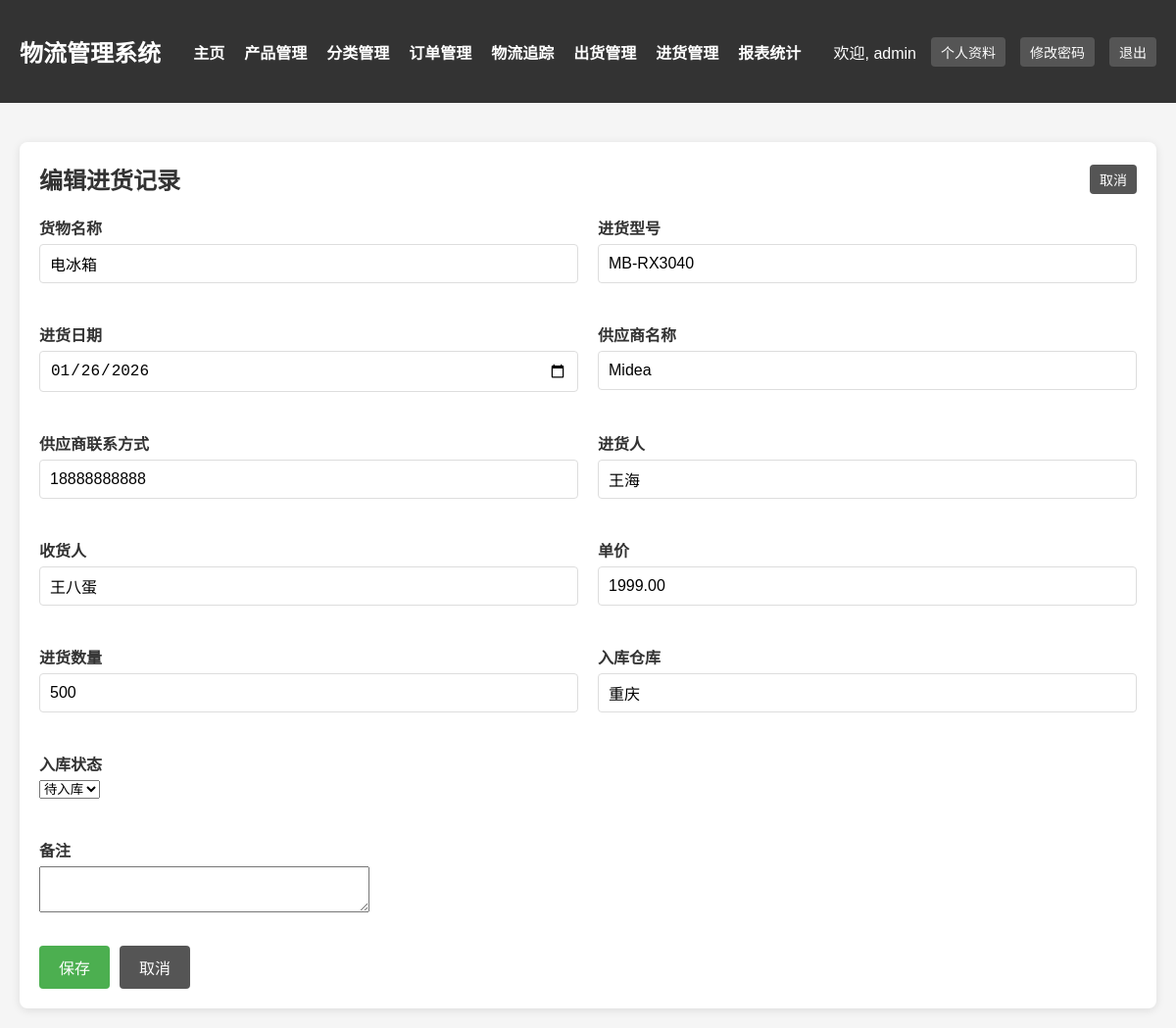
The page /accounts/purchases/2/update/ (signed in) on the database its author committed.
### core/models.py (models this page shows, shortened)
class Purchase(models.Model):
    STATUS_CHOICES = [
        ('in_stock', '已入库'),
        ('pending', '待入库'),
    ]
    goods_name = models.CharField(max_length=100, verbose_name='货物名称')
    model = models.CharField(max_length=100, verbose_name='进货型号')
    purchase_date = models.DateField(verbose_name='进货日期')
    supplier_name = models.CharField(max_length=100, verbose_name='供应商名称')
    supplier_contact = models.CharField(max_length=20, verbose_name='供应商联系方式')
    purchaser = models.CharField(max_length=100, verbose_name='进货人')
    receiver = models.CharField(max_length=100, verbose_name='收货人')
    unit_price = models.DecimalField(max_digits=10, decimal_places=2, verbose_name='单价')
    quantity = models.IntegerField(verbose_name='进货数量')
    total_price = models.DecimalField(max_digits=15, decimal_places=2, verbose_name='总价格')
    warehouse = models.CharField(max_length=100, verbose_name='入库仓库')
    status = models.CharField(max_length=20, choices=STATUS_CHOICES, default='pending', verbose_name='入库状态')
    remark = models.TextField(blank=True, null=True, verbose_name='备注')
    created_by = models.ForeignKey(User, on_delete=models.SET_NULL, null=True, verbose_name='创建人')
    created_at = models.DateTimeField(auto_now_add=True, verbose_name='创建时间')
    updated_at = models.DateTimeField(auto_now=True, verbose_name='更新时间')
    class Meta:
        verbose_name = '进货记录'
        verbose_name_plural = '进货记录'
        ordering = ['-purchase_date', '-created_at']

### core/views.py (the view)
# urls.py: path('purchases/<int:pk>/update/', views.purchase_update, name='purchase_update'),
@login_required
def purchase_update(request, pk):
    purchase = get_object_or_404(Purchase, pk=pk)
    if request.method == 'POST':
        form = PurchaseForm(request.POST, instance=purchase)
        if form.is_valid():
            form.save()
            messages.success(request, '进货记录更新成功！')
            return redirect('purchase_list')
    else:
        form = PurchaseForm(instance=purchase)
    return render(request, 'core/purchase_form.html', {'form': form, 'title': '编辑进货记录'})

### core/forms.py
class PurchaseForm(forms.ModelForm):
    class Meta:
        model = Purchase
        fields = [
            'goods_name', 'model', 'purchase_date', 'supplier_name',
            'supplier_contact', 'purchaser', 'receiver', 'unit_price',
            'quantity', 'warehouse', 'status', 'remark'
        ]
        widgets = {
            'purchase_date': forms.DateInput(attrs={'type': 'date'}),
            'remark': forms.Textarea(attrs={'rows': 3}),
        }

### core/templates/core/purchase_form.html (shortened to what this page needs)
{% extends 'core/base.html' %}
{% block content %}
    <div class="content">
        <div class="content-header">
            <h2>{{ title }}</h2>
            <a href="{% url 'purchase_list' %}" class="btn btn-sm btn-secondary">取消</a>
        </div>
        <form method="post">
            <div style="display: grid; grid-template-columns: 1fr 1fr; gap: 20px;">
                <div class="form-group">
                    <label>{{ form.goods_name.label }}</label>
                    {{ form.goods_name }}
                </div>
                <div class="form-group">
                    <label>{{ form.model.label }}</label>
                    {{ form.model }}
                </div>
                <div class="form-group">
                    <label>{{ form.purchase_date.label }}</label>
                    {{ form.purchase_date }}
                </div>
                <div class="form-group">
                    <label>{{ form.supplier_name.label }}</label>
                    {{ form.supplier_name }}
                </div>
                <div class="form-group">
                    <label>{{ form.supplier_contact.label }}</label>
                    {{ form.supplier_contact }}
                </div>
                <div class="form-group">
                    <label>{{ form.purchaser.label }}</label>
                    {{ form.purchaser }}
                </div>
                <div class="form-group">
                    <label>{{ form.receiver.label }}</label>
                    {{ form.receiver }}
                </div>
                <div class="form-group">
                    <label>{{ form.unit_price.label }}</label>
                    {{ form.unit_price }}
                </div>
                <div class="form-group">
                    <label>{{ form.quantity.label }}</label>
                    {{ form.quantity }}
                </div>
                <div class="form-group">
                    <label>{{ form.warehouse.label }}</label>
                    {{ form.warehouse }}
                </div>
                <div class="form-group">
                    <label>{{ form.status.label }}</label>
                    {{ form.status }}
                </div>
            </div>
            <div class="form-group" style="margin-top: 20px;">
                <label>{{ form.remark.label }}</label>
                {{ form.remark }}
            </div>
            <div style="margin-top: 30px; display: flex; gap: 10px;">
                <button type="submit" class="btn btn-primary">保存</button>
                <a href="{% url 'purchase_list' %}" class="btn btn-secondary">取消</a>
            </div>
        </form>
    </div>
{% endblock %}

### core/templates/core/base.html (shortened to what this page needs)
<!DOCTYPE html>
<html lang="zh-CN">
<head>
</head>
<body>
    {% if user.is_authenticated %}
    <nav class="navbar">
        <div class="container">
            <h1>物流管理系统</h1>
            <ul class="nav-menu">
                <li><a href="{% url 'index' %}">主页</a></li>
                <li><a href="{% url 'product_list' %}">产品管理</a></li>
                <li><a href="{% url 'product_category_list' %}">分类管理</a></li>
                <li><a href="{% url 'order_list' %}">订单管理</a></li>
                <li><a href="{% url 'logistics_list' %}">物流追踪</a></li>
                <li><a href="{% url 'shipment_list' %}">出货管理</a></li>
                <li><a href="{% url 'purchase_list' %}">进货管理</a></li>
                <li><a href="{% url 'sales_report' %}">报表统计</a></li>
            </ul>
            <div class="user-info">
                <span>欢迎, {{ user.username }}</span>
                <a href="{% url 'user_profile' %}" class="btn btn-sm btn-secondary">个人资料</a>
                <a href="{% url 'change_password' %}" class="btn btn-sm btn-secondary">修改密码</a>
                <a href="{% url 'logout' %}" class="btn btn-sm btn-secondary">退出</a>
            </div>
        </div>
    </nav>
    {% endif %}
    <div class="container">
        {% block content %}
        {% endblock %}
    </div>
</body>
</html>

### core/templates/core/base.html (style rules this page uses)
* { margin: 0; padding: 0; box-sizing: border-box; }
body { font-family: Arial, sans-serif; background-color: #f5f5f5; color: #333; }
.container { max-width: 1200px; margin: 0 auto; padding: 20px; }
.form-group { margin-bottom: 20px; }
.form-group label { display: block; margin-bottom: 5px; font-weight: bold; }
.form-group input { width: 100%; padding: 10px; border: 1px solid #ddd; border-radius: 4px; font-size: 16px; }
.btn { display: inline-block; padding: 10px 20px; background-color: #4CAF50; color: white; text-decoration: none; border: none; border-radius: 4px; cursor: pointer; font-size: 16px; }
.btn-primary { background-color: #4CAF50; }
.btn-secondary { background-color: #555; }
.btn-sm { padding: 5px 10px; font-size: 14px; }
.navbar { background-color: #333; color: white; padding: 15px 0; }
.navbar .container { display: flex; justify-content: space-between; align-items: center; }
.navbar h1 { font-size: 24px; margin: 0; }
.nav-menu { list-style: none; display: flex; gap: 20px; }
.nav-menu a { color: white; text-decoration: none; font-weight: bold; }
.user-info { display: flex; align-items: center; gap: 15px; }
.content { background-color: white; padding: 20px; border-radius: 8px; box-shadow: 0 2px 10px rgba(0, 0, 0, 0.1); margin-top: 20px; }
.content-header { display: flex; justify-content: space-between; align-items: center; margin-bottom: 20px; }
.content-header h2 { margin: 0; }

### rows shown on the page
Purchase: goods_name "电冰箱", model "MB-RX3040", purchase_date "01/26/2026", supplier_name "Midea", supplier_contact "18888888888", purchaser "王海", receiver "王八蛋", unit_price "1999.00", quantity "500", warehouse "重庆", status "待入库"

### other values the page prints
{{ user.username }} "admin"
{{ title }} "编辑进货记录"
